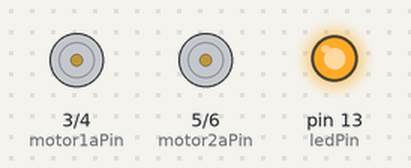
The sketch below on a simulated Arduino Uno, built with avr-gcc and run on an emulated ATmega328P. Parts: motor-driver pin pairs drawn as motors (green arrow = first pin HIGH = forward, orange = second pin HIGH = backward, longer = more drive, scaled by the enable pin), output pins drawn as LEDs (lit = HIGH).

Above: at 0.05 s.
At 0.6 s:
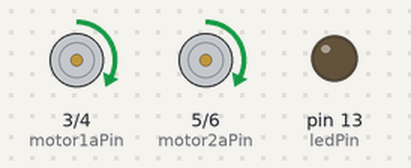
At 1.15 s:
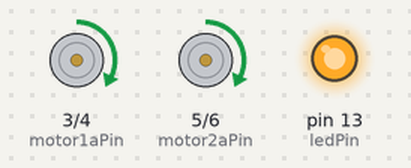
At 2.25 s:
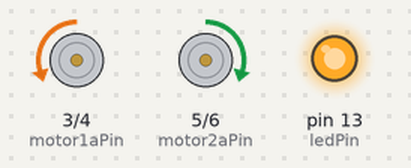
At 3.9 s:
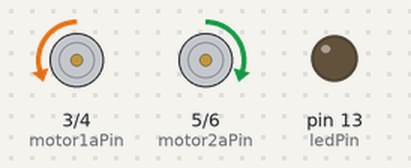
Timing chart, 0 to 5.1 s (numbered marks = the images above):
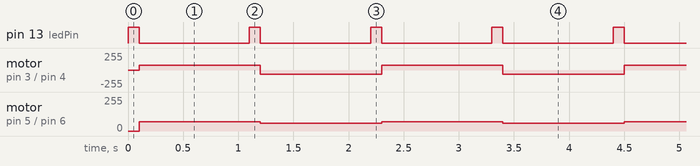

The sketch:

Motor.ino
```cpp
// First introduce some handy constants
int motor1aPin = 3; // H-bridge motor1, leg a
int motor1bPin = 4; // H-bridge motor1, leg b
int speed1Pin = 9; // H-bridge motor1, speed pin
int motor2aPin = 5; // H-bridge motor2, leg a
int motor2bPin = 6; // H-bridge motor2, leg b
int speed2Pin = 10; // H-bridge motor2, speed pin
int ledPin = 13; //LED

// The setup function is needed to configure the ATMEGA168 chip
void setup() {
	// set outputs
	pinMode( motor1aPin, OUTPUT );
	pinMode( motor1bPin, OUTPUT );
	pinMode( speed1Pin, OUTPUT );
	pinMode( motor2aPin, OUTPUT );
	pinMode( motor2bPin, OUTPUT );
	pinMode( speed2Pin, OUTPUT );
	pinMode( ledPin, OUTPUT );
}

// Main loop of our program
void loop() {
	blink( );
	setMotors( 70, 70 );
	delay( 1000 );
	blink( );
	setMotors( -60, 60 );
	delay( 1000 );
}

// Support function to set the speed of the motors
void setMotors( int speed1, int speed2 ) {
	if( speed1 < 0 ) { // drive backwards
		digitalWrite( motor1aPin, LOW );
		digitalWrite( motor1bPin, HIGH );
		analogWrite( speed1Pin, abs(speed1) );
	} else { // drive forward
		digitalWrite( motor1aPin, HIGH );
		digitalWrite( motor1bPin, LOW );
		analogWrite( speed1Pin, speed1 );
	}

	if( speed2 < 0 ) { // drive backwards
		digitalWrite( motor2aPin, LOW );
		digitalWrite( motor2bPin, HIGH );
		analogWrite( speed2Pin, abs(speed2) );
	} else { // drive forward
		digitalWrite( motor2aPin, HIGH );
		digitalWrite( motor2bPin, LOW );
		analogWrite( speed2Pin, speed2 );
	}
}

// support function to turn the LED on/off
void blink() {
	digitalWrite( ledPin, HIGH );
	delay( 100 );
	digitalWrite( ledPin, LOW );
}
```

Measured:
- by itself, pin 13 (ledPin): alternates HIGH for 0.10 s and LOW for 1.0 s
- by itself, motor on pin 3 (motor1aPin) / pin 4 (motor1bPin): alternates forward 70/255 for 1.1 s and backward 60/255 for 1.1 s
- by itself, motor on pin 5 (motor2aPin) / pin 6 (motor2bPin): alternates forward 70/255 for 1.1 s and forward 60/255 for 1.1 s
